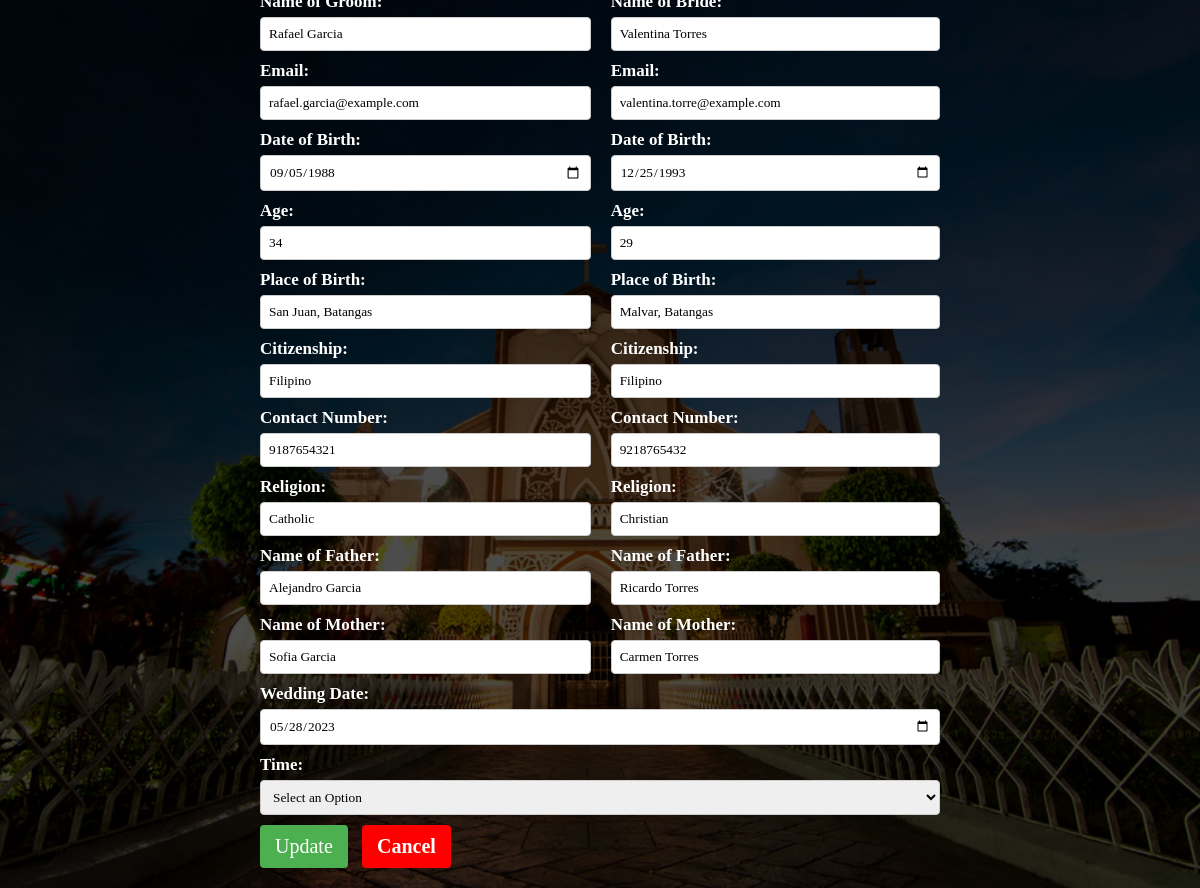
Screenshot of /editwedding.php?id=8 with the database file from the repository.
### tables this page shows
CREATE TABLE `tbl_groom` (
  `id` int(11) NOT NULL,
  `name1` varchar(255) NOT NULL,
  `email1` varchar(255) NOT NULL,
  `dob1` date NOT NULL,
  `age1` int(11) NOT NULL,
  `place1` varchar(255) NOT NULL,
  `citizenship1` varchar(255) NOT NULL,
  `number1` bigint(15) NOT NULL,
  `Religion1` varchar(255) NOT NULL,
  `father1` varchar(255) NOT NULL,
  `mother1` varchar(255) NOT NULL
);

CREATE TABLE `tbl_bride` (
  `id` int(11) NOT NULL,
  `name` varchar(50) NOT NULL,
  `email` varchar(50) NOT NULL,
  `dob` date NOT NULL,
  `age` int(11) NOT NULL,
  `place` varchar(50) NOT NULL,
  `citizenship` varchar(50) NOT NULL,
  `number` bigint(11) NOT NULL,
  `Religion` varchar(50) NOT NULL,
  `father` varchar(50) NOT NULL,
  `mother` varchar(50) NOT NULL,
  `dob2` date NOT NULL,
  `time` varchar(50) NOT NULL,
  `verification` tinyint(1) NOT NULL,
  `Verification1` tinyint(1) NOT NULL,
  `Verification2` tinyint(1) NOT NULL,
  `Verification3` tinyint(1) NOT NULL,
  `Verification4` tinyint(1) NOT NULL,
  `Verification5` tinyint(1) NOT NULL,
  `Verification6` tinyint(1) NOT NULL,
  `Verification7` tinyint(1) NOT NULL,
  `Verification8` tinyint(1) NOT NULL
);

### editwedding.php (the view, shortened to what this page needs)
<?php
if (isset($_GET['id'])) {
    $id = $_GET['id'];
    $conn = new mysqli('localhost', 'root', '', 'db_church');
    $stmt = $conn->prepare("SELECT tbl_groom.id, tbl_groom.name1,tbl_groom.email1, tbl_groom.dob1, tbl_groom.age1, tbl_groom.place1, tbl_groom.citizenship1, tbl_groom.number1, tbl_groom.Religion1, tbl_groom.father1, tbl_groom.mother1,tbl_groom.number1, tbl_bride.name, tbl_bride.email,tbl_bride.dob, tbl_bride.age, tbl_bride.place, tbl_bride.citizenship, tbl_bride.number, tbl_bride.Religion, tbl_bride.father, tbl_bride.mother, tbl_bride.dob2, tbl_bride.time
                        FROM tbl_groom
                        INNER JOIN tbl_bride ON tbl_groom.id = tbl_bride.id WHERE tbl_groom.id = ?");
    $stmt->bind_param("i", $id);
    $stmt->execute();
    $result = $stmt->get_result();
    $row = $result->fetch_assoc();
}
?>
<!DOCTYPE html>
<html>
<head>
    <link rel="stylesheet" href="edit_record.css">
</head>
<body>
    <div class="container">
		<?php
if (isset($_GET['id'])) {
    $id = $_GET['id'];
    $conn = new mysqli('localhost', 'root', '', 'db_church');
    $stmt = $conn->prepare("SELECT tbl_groom.id, tbl_groom.name1, tbl_groom.email1, tbl_groom.dob1, tbl_groom.age1, tbl_groom.place1, tbl_groom.citizenship1, tbl_groom.number1, tbl_groom.Religion1, tbl_groom.father1, tbl_groom.mother1, tbl_bride.name, tbl_bride.email, tbl_bride.dob, tbl_bride.age, tbl_bride.place, tbl_bride.citizenship, tbl_bride.number, tbl_bride.Religion, tbl_bride.father, tbl_bride.mother, tbl_bride.dob2, tbl_bride.time
                FROM tbl_groom
                INNER JOIN tbl_bride ON tbl_groom.id = tbl_bride.id WHERE tbl_groom.id = ?");
    $stmt->bind_param("i", $id);
    $stmt->execute();
    $result = $stmt->get_result();
    $row = $result->fetch_assoc();
}
?>
	<form method="post">
    <div style="display: flex; gap: 20px;">
        <div>
            <label for="name1">Name of Groom:</label>
            <input type="text" id="name1" name="name1" value="<?php echo $row['name1']; ?>">
            <label for="email1">Email:</label>
            <input type="text" id="email1" name="email1" value="<?php echo $row['email1']; ?>">
            <label for="dob1">Date of Birth:</label>
            <input type="date" id="dob1" name="dob1" value="<?php echo $row['dob1']; ?>">
            <label for="age1">Age:</label>
            <input type="text" id="age1" name="age1" value="<?php echo $row['age1']; ?>">
            <label for="place1">Place of Birth:</label>
            <input type="text" id="place1" name="place1" value="<?php echo $row['place1']; ?>">
            <label for="citizenship1">Citizenship:</label>
            <input type="text" id="citizenship1" name="citizenship1" value="<?php echo $row['citizenship1'];?>">
            <label for="number1">Contact Number:</label>
            <input type="text" id="number1" name="number1" value="<?php echo $row['number1']; ?>"oninput="this.value = this.value.replace(/[^0-9]/g, '');" maxlength="11">
            <label for="Religion1">Religion:</label>
            <input type="text" id="Religion1" name="Religion1" value="<?php echo $row['Religion1']; ?>">
            <label for="father1">Name of Father:</label>
            <input type="text" id="father1" name="father1" value="<?php echo $row['father1']; ?>">
            <label for="mother1">Name of Mother:</label>
            <input type="text" id="mother1" name="mother1" value="<?php echo $row['mother1']; ?>">
        </div>
        <div>
            <label for="name">Name of Bride:</label>
            <input type="text" id="name" name="name" value="<?php echo $row['name']; ?>">
            <label for="email">Email:</label>
            <input type="text" id="email" name="email" value="<?php echo $row['email']; ?>">
            <label for="dob">Date of Birth:</label>
            <input type="date" id="dob" name="dob" value="<?php echo $row['dob']; ?>">
            <label for="age">Age:</label>
            <input type="text" id="age" name="age" value="<?php echo $row['age']; ?>">
            <label for="place">Place of Birth:</label>
            <input type="text" id="place" name="place" value="<?php echo $row['place']; ?>">
            <label for="citizenship">Citizenship:</label>
            <input type="text" id="citizenship" name="citizenship" value="<?php echo $row['citizenship'];?>">
            <label for="number">Contact Number:</label>
            <input type="text" id="number" name="number" value="<?php echo $row['number']; ?>"oninput="this.value = this.value.replace(/[^0-9]/g, '');" maxlength="11">
            <label for="Religion">Religion:</label>
            <input type="text" id="Religion" name="Religion" value="<?php echo $row['Religion']; ?>">
            <label for="father">Name of Father:</label>
            <input type="text" id="father" name="father" value="<?php echo $row['father']; ?>">
            <label for="mother">Name of Mother:</label>
            <input type="text" id="mother" name="mother" value="<?php echo $row['mother']; ?>">
              </div>
            </div>
            <label for="dob2">Wedding Date:</label>
            <input type="date" id="dob2" name="dob2" value="<?php echo $row['dob2'] ?? ''; ?>">
            <label for="time">Time:</label>
            <select name="time" id="time" required>
                <option value="">Select an Option</option>
            </select>
            <button type="submit" class="btn" name="update">Update</button>
            <a href="adminwedding.php">Cancel</a>
        </form>
	</div>
</body>
</html>

### edit_record.css (style rules this page uses)
* { font-family: constantia; margin: 0; padding: 0; box-sizing: border-box; outline: none; border: none; text-decoration: none; }
html, body { height: 100%; background-repeat: no-repeat; background-size: cover; background-position: center; background-attachment: fixed; scroll-behavior: smooth; background-image: linear-gradient(rgba(0,0,0,0.7),rgba(0,0,0,0.7)),url(Image/church2.jpg); }
.container { display: flex; justify-content: center; align-items: center; height: 100vh; color: white; font-weight: bold; font-size: 17px; box-shadow: 0 5px 10px rgb(255 255 255 / 0%); }
form { width: 60%; padding: 20px; border-radius: 5px; }
label { display: inline-block; margin-bottom: 5px; }
input[type="text"], input[type="date"], select { width: 100%; padding: 8px; margin-bottom: 10px; border: 1px solid #ccc; border-radius: 4px; box-sizing: border-box; }
.btn { display: inline-block; padding: 10px 15px; background-color: #4caf50; color: #fff; text-decoration: none; border-radius: 4px; font-size: 20px; }
a { display: inline-block; margin-left: 10px; color: white; text-decoration: none; background-color: red; border-radius: 4px; padding: 10px 15px; font-size: 20px; }

### rows the page displays
tbl_groom: name1 "Rafael Garcia", email1 "rafael.garcia@example.com", dob1 "09/05/1988", age1 "34", place1 "San Juan, Batangas", citizenship1 "Filipino", number1 "9187654321", Religion1 "Catholic", father1 "Alejandro Garcia", mother1 "Sofia Garcia", name "Valentina Torres", email "valentina.torre@example.com", dob "12/25/1993", age "29", place "Malvar, Batangas", citizenship "Filipino", number "9218765432", Religion "Christian", father "Ricardo Torres", mother "Carmen Torres", dob2 "05/28/2023"
